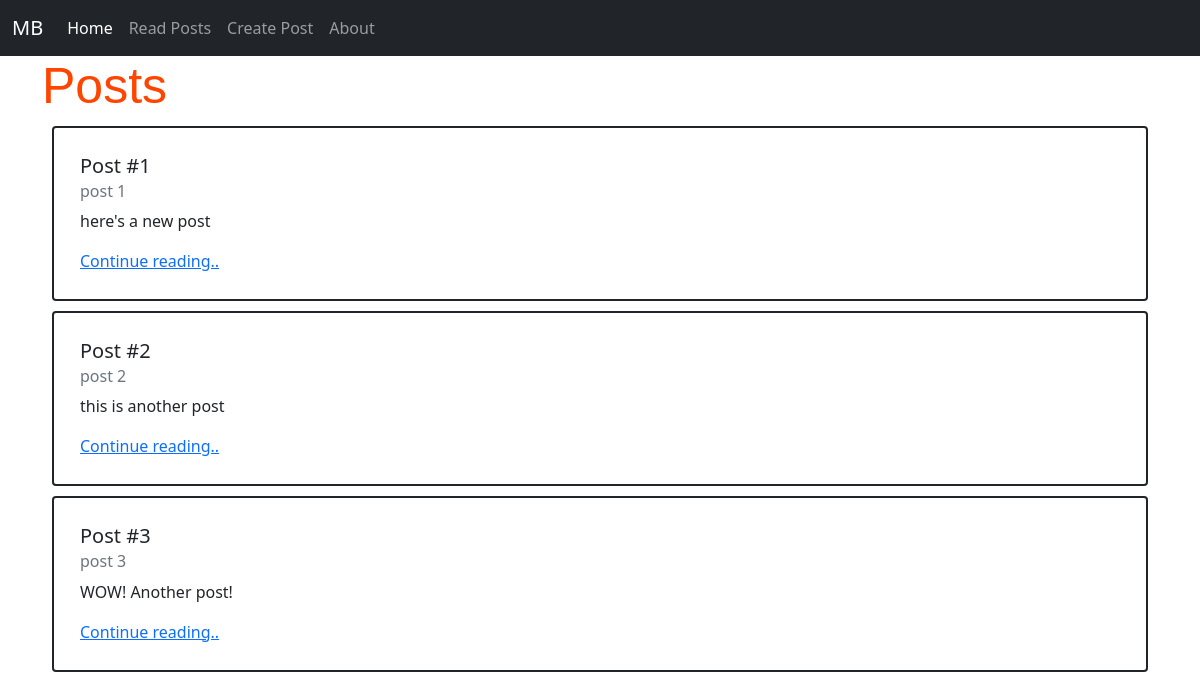
The app's page /posts/, older data.
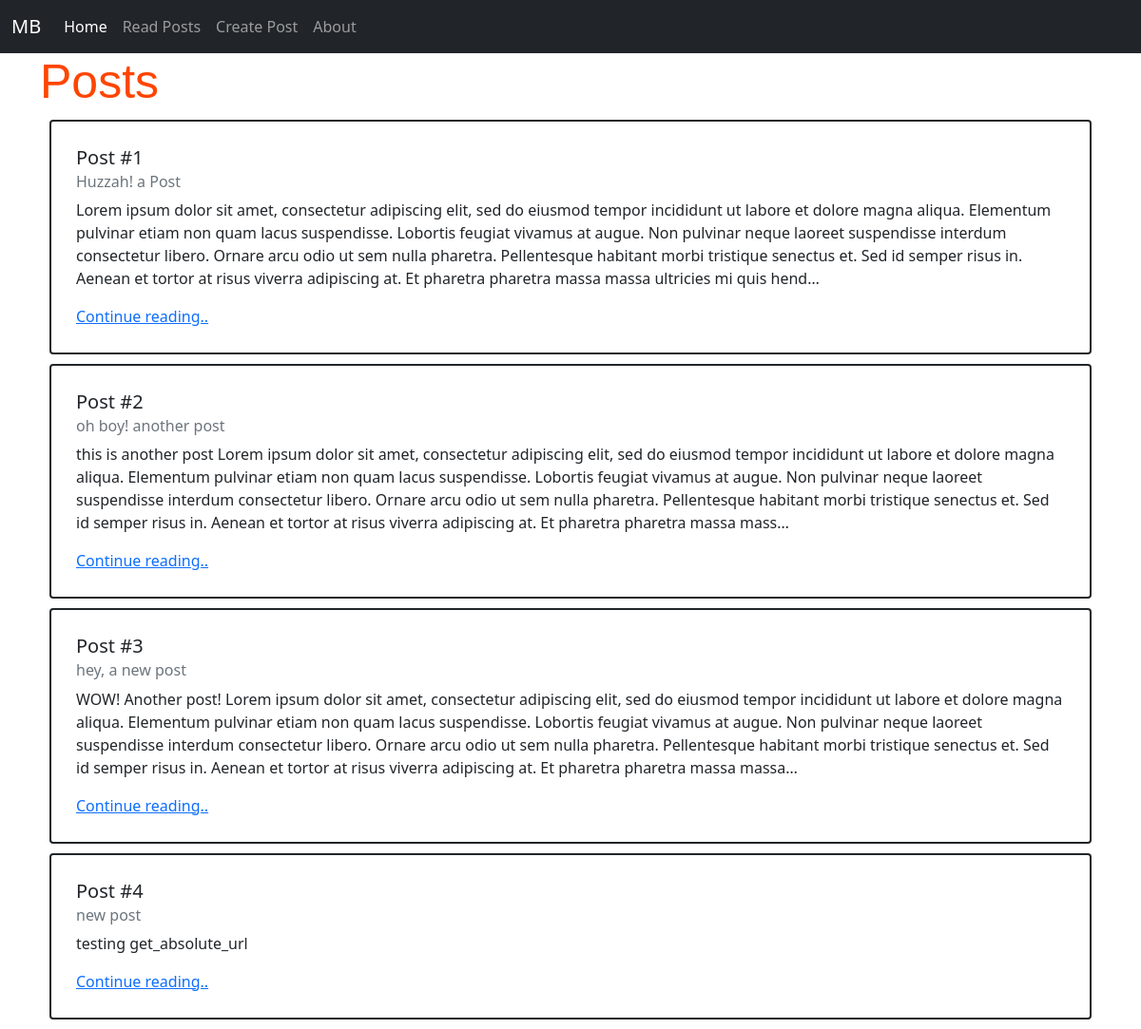
The same page, newer data.
### posts/models.py (models this page shows, shortened)
class Post(models.Model):
    title = models.CharField(max_length=256)
    body = models.TextField()

### posts/views.py (the view)
# urls.py: path('', PostListView.as_view(), name='post_list'),
class PostListView(ListView):
    template_name = 'posts/list.html'
    model = Post

### templates/posts/list.html (shortened to what this page needs)
{% extends 'base.html' %}
{% block content %}
        <h1>Posts</h1>
        {% for post in post_list %}
        <div class="card post-list">
            <div class="card-body">
            <h5 class="card-title">Post #{{ post.id }}</h5>
            <h6 class="card-subtitle mb-2 text-muted">{{ post.title }}</h6>
            <p class="card-text">{{ post.body| truncatechars:500}}</p>
            <a href="{% url 'post_detail' post.id %}" class="card-link">Continue reading..</a>
            </div>
        </div>
        {% endfor %}
{% endblock content %}

### templates/base.html (shortened to what this page needs)
{% load static %}
<!DOCTYPE html>
<html lang="en">
<head>
<link href="https://cdn.jsdelivr.net/npm/bootstrap@5.1.3/dist/css/bootstrap.min.css" rel="stylesheet">
<link href="{% static 'css/base.css' %}" rel="stylesheet">
</head>
<body>
        <nav class="navbar navbar-expand-lg navbar-dark bg-dark">
            <div class="container-fluid">
            <a class="navbar-brand" href="{% url 'home' %}">MB</a>
            <div class="collapse navbar-collapse" id="navbarNav">
                <ul class="navbar-nav">
                <li class="nav-item">
                    <a class="nav-link active" aria-current="page" href="{% url 'home' %}">Home</a>
                </li>
                <li class="nav-item">
                    <a class="nav-link" href="{% url 'post_list' %}">Read Posts</a>
                </li>
                <li class="nav-item">
                    <a class="nav-link" href="{% url 'post_new' %}">Create Post</a>
                </li>
                <li class="nav-item">
                    <a class="nav-link" href="{% url 'about' %}">About</a>
                </li>
                </ul>
            </div>
            </div>
        </nav>
        <div class="container">
            {% block content %}
            {% endblock content %}
        </div>
</body>
</html>

### static/css/base.css (style rules this page uses)
h1 { font-family: Arial; color:orangered; font-size: 50px; }
.post-list { margin:10px; padding:10px; border: 2px solid; }
body { background-color: white; }

Row changes from the older to the newer data that the page shows:
changed Post id 1: title "post 1" → "Huzzah! a Post"; body "here's a new post" → "Lorem ipsum dolor sit amet, consectetur adipiscing elit, sed do eiusmod tempor incididunt ut labore et dolore magna aliqua. Elementum pulvinar etiam non quam lacus suspendisse. Lobortis feugiat vivamus at augue. Non pulvinar neque laoreet suspendisse interdum consectetur libero. Ornare arcu odio ut sem nulla pharetra. Pellentesque habitant morbi tristique senectus et. Sed id semper risus in. Aenean et tortor at risus viverra adipiscing at. Et pharetra pharetra massa massa ultricies mi quis hend…"
changed Post id 2: title "post 2" → "oh boy! another post"; body "this is another post" → "this is another post Lorem ipsum dolor sit amet, consectetur adipiscing elit, sed do eiusmod tempor incididunt ut labore et dolore magna aliqua. Elementum pulvinar etiam non quam lacus suspendisse. Lobortis feugiat vivamus at augue. Non pulvinar neque laoreet suspendisse interdum consectetur libero. Ornare arcu odio ut sem nulla pharetra. Pellentesque habitant morbi tristique senectus et. Sed id semper risus in. Aenean et tortor at risus viverra adipiscing at. Et pharetra pharetra massa mass…"
changed Post id 3: title "post 3" → "hey, a new post"; body "WOW! Another post!" → "WOW! Another post! Lorem ipsum dolor sit amet, consectetur adipiscing elit, sed do eiusmod tempor incididunt ut labore et dolore magna aliqua. Elementum pulvinar etiam non quam lacus suspendisse. Lobortis feugiat vivamus at augue. Non pulvinar neque laoreet suspendisse interdum consectetur libero. Ornare arcu odio ut sem nulla pharetra. Pellentesque habitant morbi tristique senectus et. Sed id semper risus in. Aenean et tortor at risus viverra adipiscing at. Et pharetra pharetra massa massa…"
added Post: id "4", title "new post", body "testing get_absolute_url"
